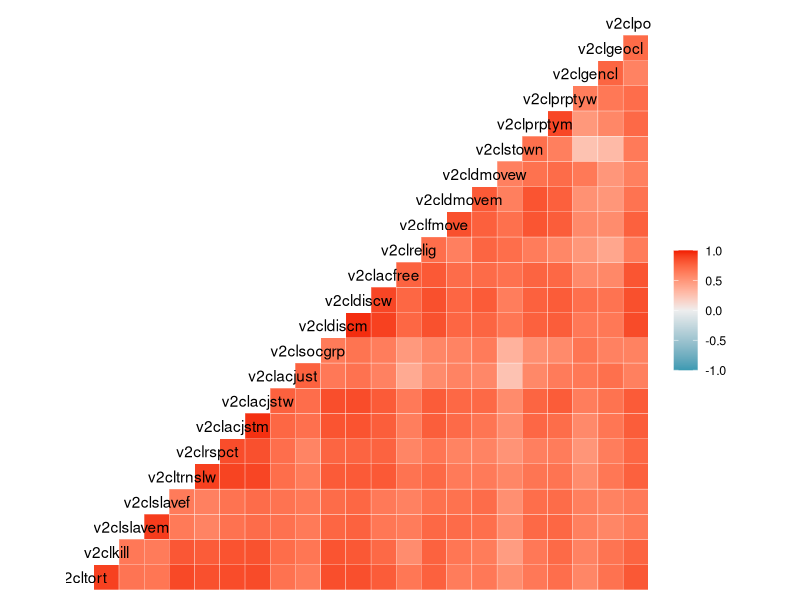
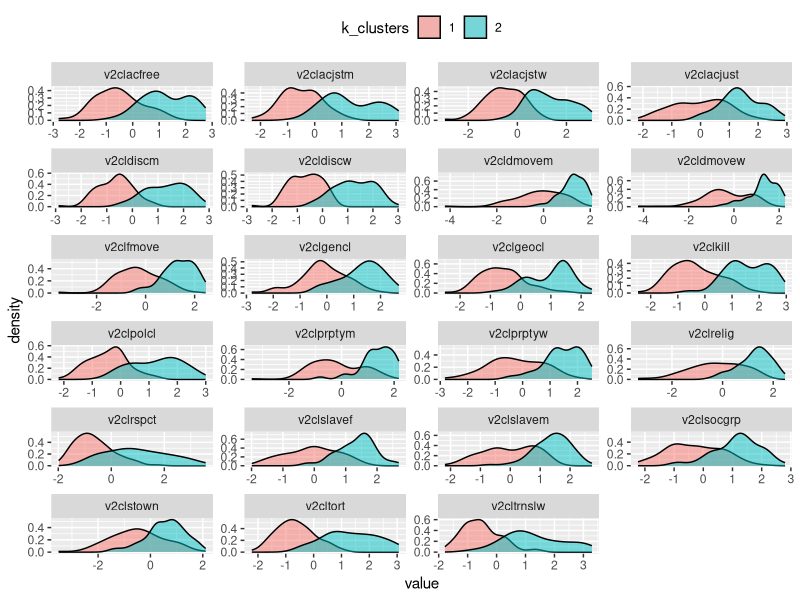
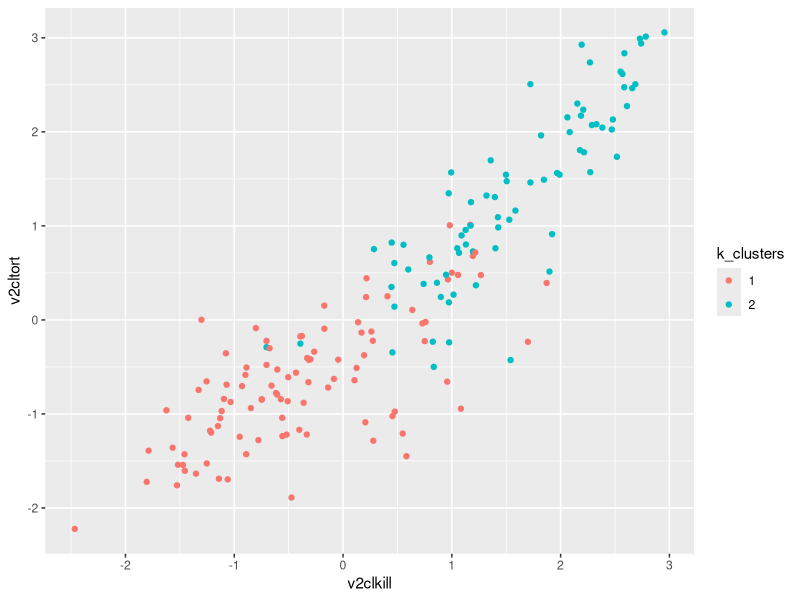
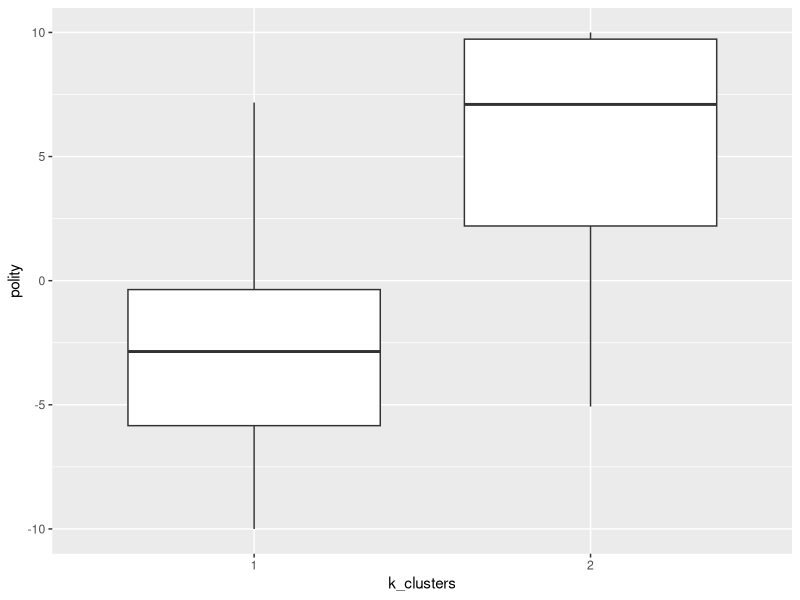
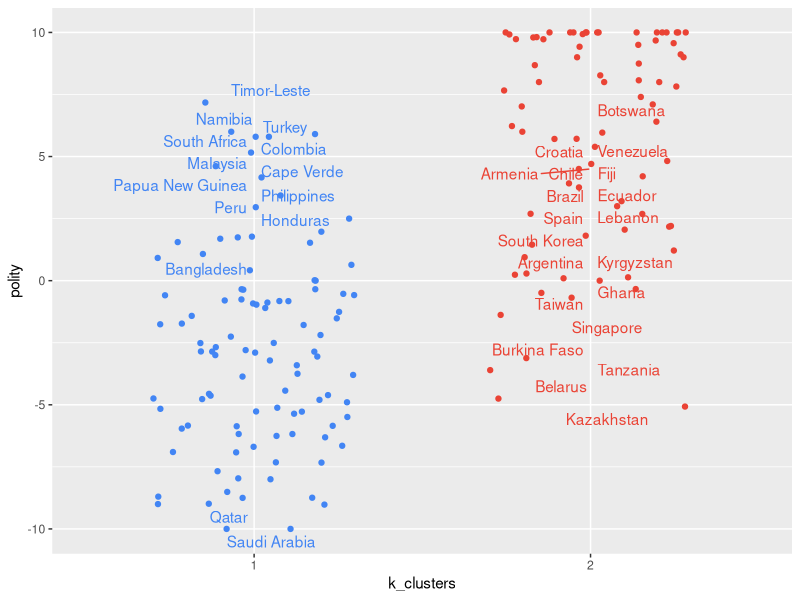
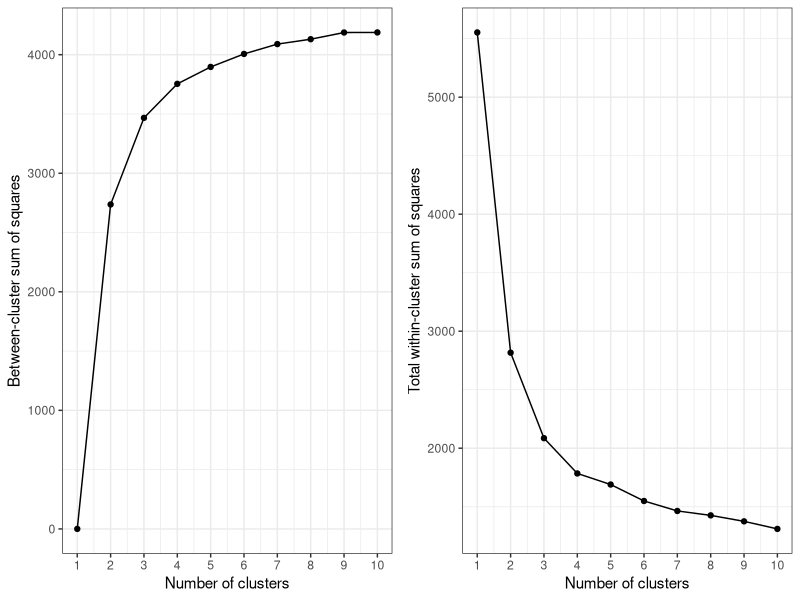
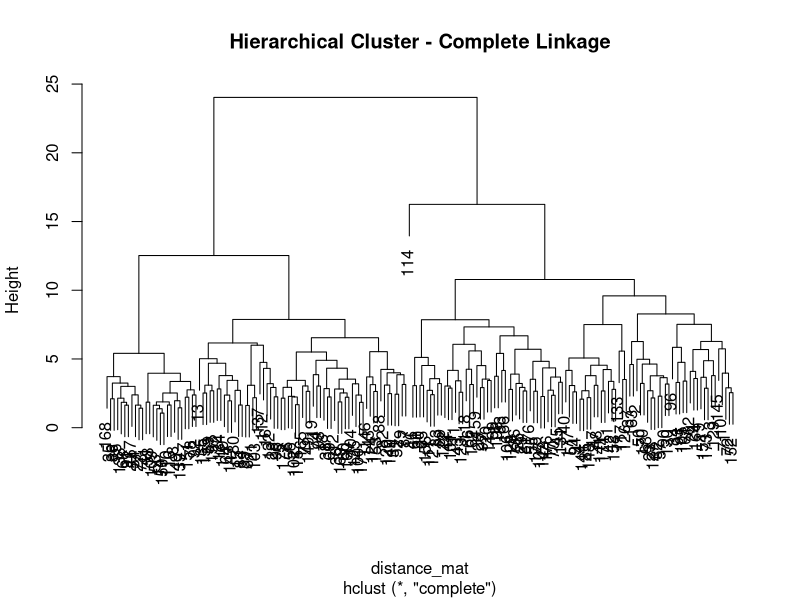
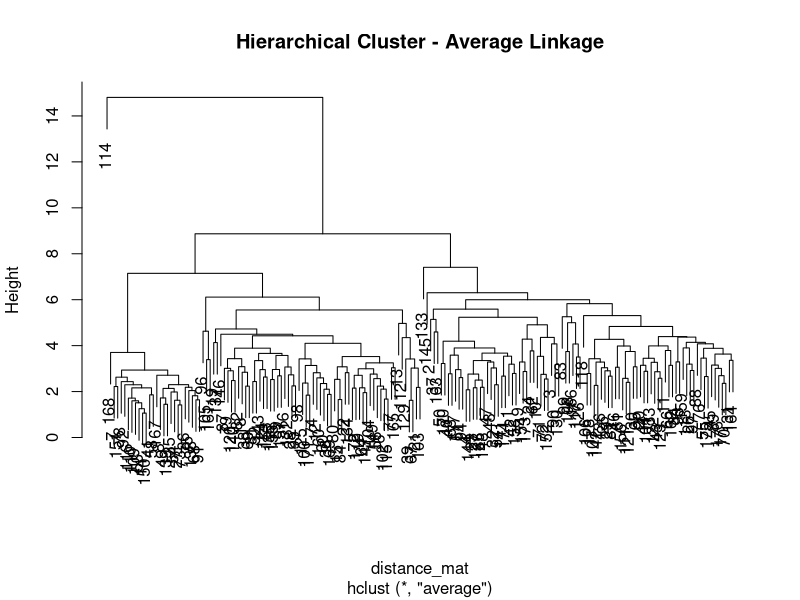

Generate these figures, in order, with R:
## ---- chunk 1
knitr::opts_chunk$set(warning = F,error = F,message = F)
require(tidyverse)
## ---- chunk 2
vdems <- read_csv("Data/vdems_civil_liberties.csv")
## ---- chunk 3
skimr::skim(vdems)
## ---- chunk 4
vdems %>% 
  select(-country,-polity) %>%  
  GGally::ggcorr(.)
## ---- chunk 5
# Subset the data to only include the variables we are clustering
c_dat  <- vdems %>%  select(-country,-polity)

# Set a seed to reproduce results, as where you randomly start matters 
set.seed(1988)

# run the K Means clustering algorithm. Here 'centers' == k. 
kmean_cluster <- kmeans(c_dat,centers=2)
kmean_cluster
## ---- chunk 6
kmean_cluster$tot.withinss
## ---- chunk 7
kmean_cluster$betweenss
## ---- chunk 8
kmean_cluster$cluster
## ---- chunk 9
vdems$k_clusters <- as.factor(kmean_cluster$cluster)
## ---- chunk 10
vdems %>% 
  select(-country,-polity) %>% 
  group_by(k_clusters) %>% 
  summarize_all(mean) 
## ---- chunk 11
vdems %>% 
  
  # Let's reshape the data so that the imputes are in a "long" format
  pivot_longer(cols=v2cltort:v2clpolcl) %>% 
  
  # Let's now plot as separate density plots using facet wrap
  ggplot(aes(value,fill=k_clusters)) +
  geom_density(alpha=.5) +
  
  # Break up each plot by variable.
  facet_wrap(~name,scale='free',ncol=4) +
  theme(legend.position = "top")
  
## ---- chunk 12
vdems %>% 
  ggplot(aes(v2clkill,v2cltort,color=k_clusters)) +
  geom_point()
## ---- chunk 13
vdems %>% 
  ggplot(aes(k_clusters,polity)) +
  geom_boxplot()
## ---- chunk 14
vdems %>% 
  ggplot(aes(k_clusters,polity,color=k_clusters)) +
  geom_jitter(width=.3,show.legend = F) +
  ggrepel::geom_text_repel(aes(label=country),show.legend = F) +
  ggthemes::scale_color_gdocs()
## ---- chunk 15
between_sum_squares <- numeric()
within_sum_squares <- numeric()

# Run the algorithm for different values of k 
set.seed(1988)

for(k in c(1:10)){
  
  # For each k, calculate betweenss and tot.withinss
  between_sum_squares[k] <- kmeans(c_dat, centers=k)$betweenss
  within_sum_squares[k] <- kmeans(c_dat, centers=k)$tot.withinss
  
}

# Between-cluster sum of squares vs Choice of k
bss_plot <- qplot(1:10, between_sum_squares, geom=c("point", "line"), 
                  xlab="Number of clusters", ylab="Between-cluster sum of squares") +
  scale_x_continuous(breaks=seq(1, 10, 1)) +
  theme_bw()

# Total within-cluster sum of squares vs Choice of k
wss_plot <- qplot(1:10, within_sum_squares, geom=c("point", "line"),
                  xlab="Number of clusters", ylab="Total within-cluster sum of squares") +
  scale_x_continuous(breaks=seq(1, 10, 1)) +
  theme_bw()

# Subplot
gridExtra::grid.arrange(bss_plot, wss_plot, ncol=2)
## ---- chunk 16
distance_mat <- dist(c_dat)
class(distance_mat) 
## ---- chunk 17
hc_complete <- hclust(distance_mat, method="complete")
plot(hc_complete,main="Hierarchical Cluster - Complete Linkage")
## ---- chunk 18
hc_average <- hclust(distance_mat, method="average")
plot(hc_average,main="Hierarchical Cluster - Average Linkage")
## ---- chunk 19
hc_centroid=hclust(distance_mat, method="centroid")
plot(hc_centroid,main="Hierarchical Cluster - Centroid Linkage")
## ---- chunk 20
hc_single <- hclust(distance_mat, method="single")
plot(hc_single,main="Hierarchical Cluster - Single Linkage")
## ---- chunk 21
vdems %>% slice(114)
## ---- chunk 22
cutree(hc_complete,h=20)
## ---- chunk 23
cutree(hc_complete,k=2)
## ---- chunk 24
vdems$h_clust_complete <- as.factor(cutree(hc_complete,k=2))
vdems$h_clust_average <- as.factor(cutree(hc_average,k=2))
vdems$h_clust_centroid <- as.factor(cutree(hc_centroid ,k=2))
vdems$h_clust_single <- as.factor(cutree(hc_single,k=2))
## ---- chunk 25
vdems %>% 
  # Select the data, and spread the cluster categories long
  select(country,polity,contains("h_clust")) %>% 
  pivot_longer(cols=contains("h_clust"))  %>% 
  
  # Generate the box plots
  ggplot(aes(value,polity,fill=value,color=value)) +
  geom_boxplot(alpha=.7) +
  facet_wrap(~name,scales="free")
## ---- chunk 26
vdems$h_clust_complete <- as.factor(cutree(hc_complete,k=4))
vdems$h_clust_average <- as.factor(cutree(hc_average,k=4))
vdems$h_clust_centroid <- as.factor(cutree(hc_centroid ,k=4))
vdems$h_clust_single <- as.factor(cutree(hc_single,k=4))

vdems %>% 
  # Select the data, and spread the cluster categories long
  select(country,polity,contains("h_clust")) %>% 
  pivot_longer(cols=contains("h_clust"))  %>% 
  
  # Generate the box plots
  ggplot(aes(value,polity,fill=value,color=value)) +
  geom_boxplot(alpha=.7) +
  facet_wrap(~name,scales="free")
